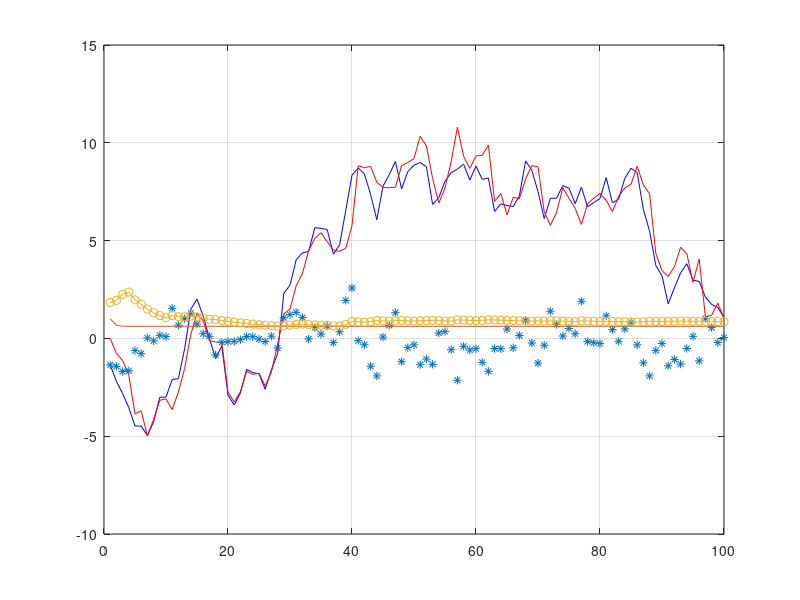

The MATLAB script that drew this image:
clear
% close
%initialization
N=1:100;
Q=1;R=1;
w=normrnd(0,Q,100,1);
v=normrnd(0,R,100,1);
x(1)=normrnd(0,1);
A=1.001;
C=0.999;
for i=1:99
    x(i+1) = A * x(i) + w(i);
    y(i) = C * x(i) + v(i);
end
y(i+1) =  C * x(i+1) + v(i+1);
%y0,y1,...,yN
%init condition
P(1)=1;
X(1)=0;
s=0;
for i=1:99
    X(i+1) = A * X(i);
    P(i+1) = A*P(i)*A'+Q;
    Kk=P(i+1)*C'*inv(C*P(i+1)*C'+R);
    X(i+1)=X(i+1)+Kk*(y(i+1)-C*X(i+1));
    P(i+1)=P(i+1)-P(i+1)*C'*inv(C*P(i+1)*C'+R)*C*P(i+1);
    s=s+(x(i)-X(i))^2;
    p(i)=s/(i);
end
s=s+(x(i+1)-X(i+1))^2;
p(i+1)=s/(i+1);

plot(N,x,'b',N,X,'r',N,x-X,'*');
hold on
plot(N,P,'-',N,p,'-o');
grid on